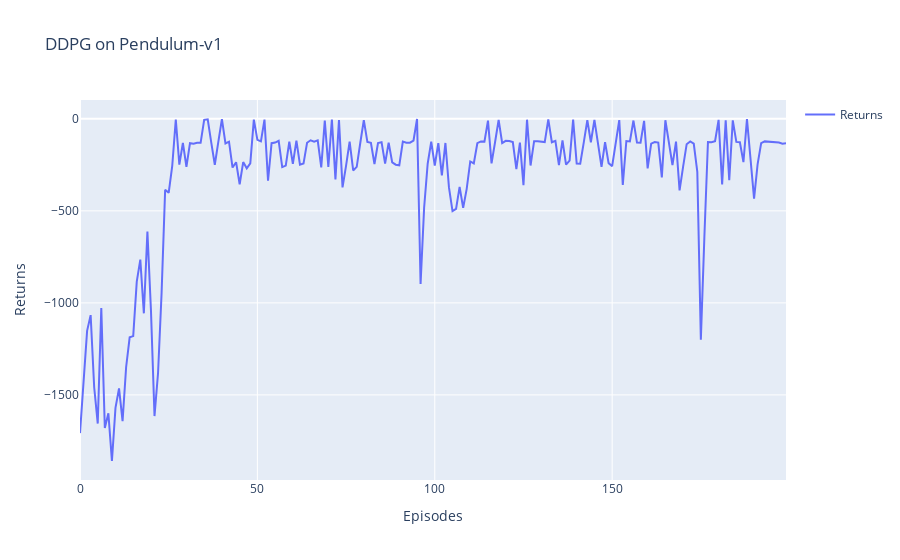

Notebook source saved alongside this figure:
### Code cell
import plotly.graph_objects as go
import pandas as pd
df = pd.read_csv('DDPG_Pendulum-v1_returns_data.csv')  # 从 CSV 文件中读取数据
fig = go.Figure()
fig.add_trace(go.Scatter(x=df['Episodes'], y=df['Returns'], mode='lines', name='Returns'))
fig.update_layout(
    title='DDPG on Pendulum-v1',
    xaxis_title='Episodes',
    yaxis_title='Returns',
    showlegend=True
)
fig.show()

### Figure 1 — Plotly figure (JSON) as saved in the notebook; plotly's stock layout.template omitted (floating-point values rounded to 4 significant figures; data arrays with more than 128 entries replaced by an {"elided": "..."} marker saying what was removed)
{"data": [{"mode": "lines", "name": "Returns", "type": "scatter", "x": {"elided": "200 int values"}, "y": {"elided": "200 float values"}}], "layout": {"showlegend": true, "title": {"text": "DDPG on Pendulum-v1"}, "xaxis": {"title": {"text": "Episodes"}}, "yaxis": {"title": {"text": "Returns"}}}}
